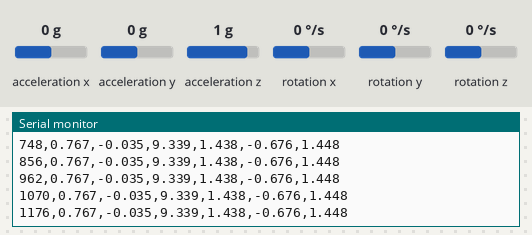
A sketch run on a simulated Arduino Uno, built with avr-gcc and run on an emulated ATmega328P. On the bench: the last lines printed to the serial monitor. The inputs (shaded band) are chosen by the test bench; at power-on: acceleration y 0 g, acceleration x 0 g, acceleration z 1 g, rotation x 0 °/s, rotation y 0 °/s, rotation z 0 °/s.

Above: at 1.2 s.
1.3 s: acceleration y set to 0.8 g
At 1.39 s:
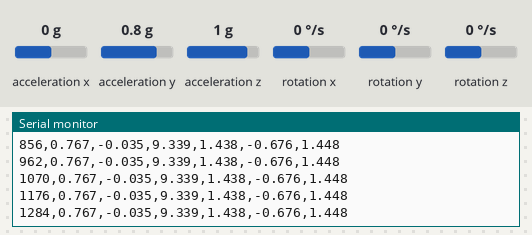
4.3 s: acceleration x set to -1.4 g
At 4.39 s:
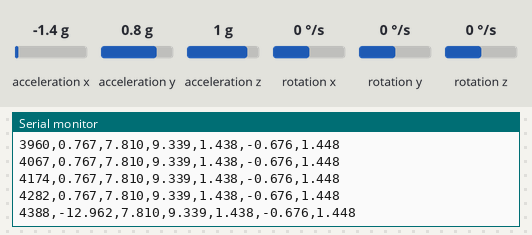
7.3 s: acceleration z set to -1.4 g
At 7.39 s:
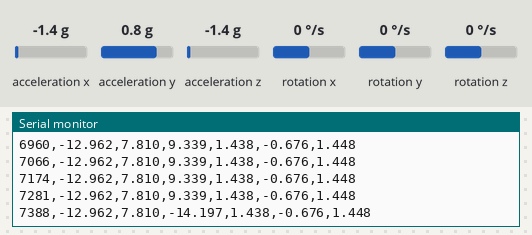
8.8 s: rotation x set to -192 °/s
At 8.89 s:
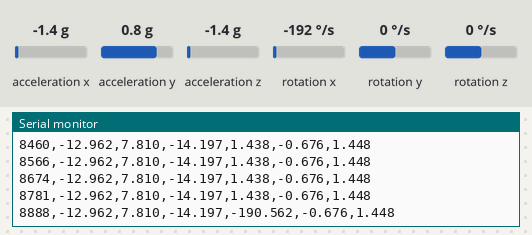
11.8 s: rotation y set to -192 °/s
At 11.9 s:
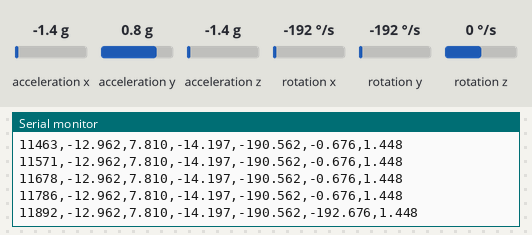
Timing chart, 0 to 14.8 s (numbered marks = the images above; inputs shaded):
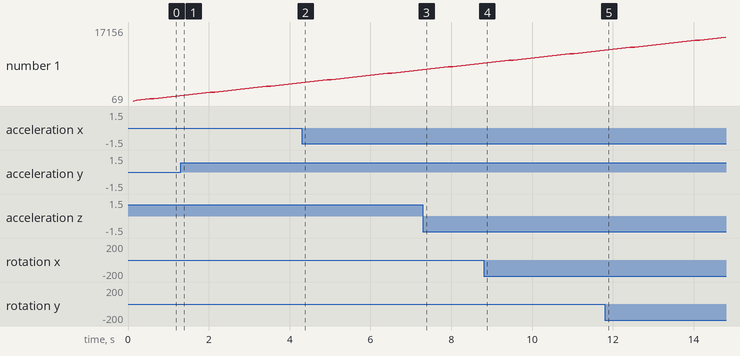

The sketch:

2_Capturar_Datos_MPU6050.ino
```cpp
/*
 ==========================================================
   ADQUISICIÓN DE DATOS CON MPU6050
   ==========================================================

   IMPORTANTE: LIBRERÍA RECOMENDADA
   ----------------------------------------------------------
   Este código utiliza la librería:

      "MPU6050 by Electronic Cats"

   Instalar desde:
      Arduino IDE -> Herramientas -> Administrar bibliotecas

   Buscar:
      MPU6050 Electronic Cats

   ----------------------------------------------------------
   IMPORTANTE SOBRE CONFLICTOS DE LIBRERÍAS
   ----------------------------------------------------------
   Existen múltiples librerías MPU6050 y pueden generar:
      - errores de compilación
      - métodos no encontrados
      - conflictos de clases
      - lecturas incorrectas

   Se recomienda eliminar TODAS las librerías MPU6050
   que NO sean de Electronic Cats.

   En Windows normalmente están en:

      Documentos/Arduino/libraries

   Mantener únicamente:
      MPU6050 by Electronic Cats

   ----------------------------------------------------------
   ¿QUÉ HACE ESTE PROGRAMA?
   ----------------------------------------------------------
   1. Inicializa el sensor MPU6050
   2. Lee acelerómetro y giroscopio
   3. Convierte datos a unidades SI
   4. Aplica offsets de calibración
   5. Envía datos por Serial en formato CSV

   ----------------------------------------------------------
   FORMATO DE SALIDA
   ----------------------------------------------------------

   Tiempo[ms],Ax,Ay,Az,Gx,Gy,Gz

   Donde:
      Ax, Ay, Az -> aceleración en m/s²
      Gx, Gy, Gz -> velocidad angular en °/s

   ----------------------------------------------------------
   IMPORTANTE SOBRE LOS OFFSETS
   ----------------------------------------------------------
   Los offsets usados en este código:

      ax_offset
      ay_offset
      az_offset
      gx_offset
      gy_offset
      gz_offset

   fueron obtenidos mediante una calibración previa.

   ----------------------------------------------------------
   MUY IMPORTANTE:
   ----------------------------------------------------------
   Cada MPU6050 posee errores internos diferentes.

   Por ello:
      ✔ NO debes reutilizar offsets de otro sensor
      ✔ Debes recalibrar SIEMPRE cuando:
            - uses un nuevo MPU6050
            - cambies de módulo
            - reemplaces hardware
            - quieras mayor precisión

   En otras palabras:
      Cada sensor necesita SU PROPIA calibración.

   ----------------------------------------------------------
   RECOMENDACIÓN
   ----------------------------------------------------------
   Antes de usar este programa:

   1. Ejecutar primero el código de calibración
   2. Copiar los offsets generados
   3. Reemplazar los valores de abajo

 ==========================================================
*/

#include <Wire.h>
#include <MPU6050.h>

// Crear objeto del sensor
MPU6050 mpu;

/*
 ==========================================================
   OFFSETS DE CALIBRACIÓN
   ==========================================================

   Estos valores fueron calculados previamente usando
   el programa de calibración.

   Deben cambiarse para cada nuevo MPU6050.
*/

// Offsets del acelerómetro (m/s²)
const float ax_offset = -0.766880;
const float ay_offset =  0.035183;
const float az_offset =  0.468066;

// Offsets del giroscopio (°/s)
const float gx_offset = -1.437863;
const float gy_offset =  0.676000;
const float gz_offset = -1.447885;

/*
 ==========================================================
   FACTORES DE CONVERSIÓN
   ==========================================================

   Configuración por defecto del MPU6050:

      Acelerómetro: ±2g
      Giroscopio:   ±250 °/s

   Sensibilidades correspondientes:

      16384 LSB = 1g
      131 LSB   = 1 °/s
*/

// Conversión de acelerómetro a m/s²
const float accel_scale = 9.80665 / 16384.0;

// Conversión de giroscopio a °/s
const float gyro_scale = 1.0 / 131.0;

void setup() {

  // Inicializar comunicación serial
  Serial.begin(9600);

  // Inicializar comunicación I2C
  Wire.begin();

  Serial.println("Inicializando MPU6050...");

  // Inicializar sensor
  mpu.initialize();

  // Verificar conexión
  if (mpu.testConnection()) {

    Serial.println("MPU6050 conectado correctamente.");

  } else {

    Serial.println("Error: no se detecta el MPU6050.");

    // Detener ejecución
    while (1);
  }

  /*
     Encabezado CSV

     Facilita importar los datos a:
        - Excel
        - MATLAB
        - Python
        - Arduino Serial Plotter
        - herramientas de análisis
  */

  Serial.println(
    "Tiempo[ms],Ax[m/s²],Ay[m/s²],Az[m/s²],Gx[°/s],Gy[°/s],Gz[°/s]"
  );
}

void loop() {

  // Variables RAW del sensor
  int16_t ax_raw, ay_raw, az_raw;
  int16_t gx_raw, gy_raw, gz_raw;

  // Leer acelerómetro y giroscopio
  mpu.getMotion6(
    &ax_raw, &ay_raw, &az_raw,
    &gx_raw, &gy_raw, &gz_raw
  );

  /*
   ==========================================================
      CONVERSIÓN A UNIDADES SI
   ==========================================================

      Primero:
         RAW -> unidades físicas

      Luego:
         corrección con offsets
  */

  // Aceleración en m/s²
  float ax = ax_raw * accel_scale - ax_offset;
  float ay = ay_raw * accel_scale - ay_offset;
  float az = az_raw * accel_scale - az_offset;

  // Velocidad angular en °/s
  float gx = gx_raw * gyro_scale - gx_offset;
  float gy = gy_raw * gyro_scale - gy_offset;
  float gz = gz_raw * gyro_scale - gz_offset;

  // Tiempo desde inicio del programa
  unsigned long t_ms = millis();

  /*
   ==========================================================
      SALIDA CSV
   ==========================================================

      Formato:
      tiempo,ax,ay,az,gx,gy,gz
  */

  Serial.print(t_ms);
  Serial.print(",");

  Serial.print(ax, 3);
  Serial.print(",");

  Serial.print(ay, 3);
  Serial.print(",");

  Serial.print(az, 3);
  Serial.print(",");

  Serial.print(gx, 3);
  Serial.print(",");

  Serial.print(gy, 3);
  Serial.print(",");

  Serial.println(gz, 3);

  /*
     Frecuencia de muestreo

     delay(100) ≈ 10 Hz

     Ejemplos:
        delay(10)  ≈ 100 Hz
        delay(20)  ≈ 50 Hz
        delay(50)  ≈ 20 Hz
        delay(100) ≈ 10 Hz
  */

  delay(100);
}
```

Measured:
- after the input at 4.3 s, the serial monitor: prints a new line after 0.09 s (image 2)
- after the input at 7.3 s, the serial monitor: prints a new line after 0.09 s (image 3)
- after the input at 8.8 s, the serial monitor: prints a new line after 0.09 s (image 4)
- after the input at 11.8 s, the serial monitor: prints a new line after 0.09 s (image 5)
- plotted number 1: 4282 → 7281 after the input at 4.3 s, 7281 → 8781 after the input at 7.3 s, 8781 → 11786 after the input at 8.8 s, 11786 → 17156 after the input at 11.8 s
